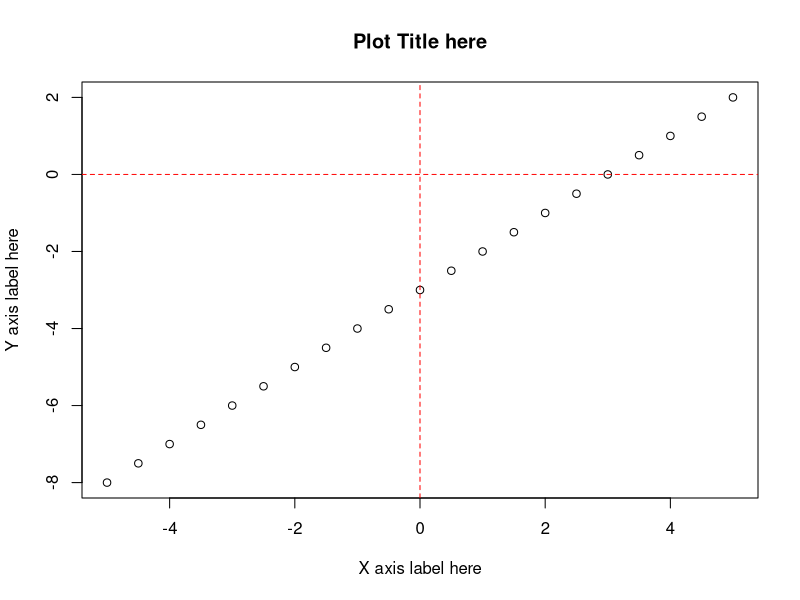
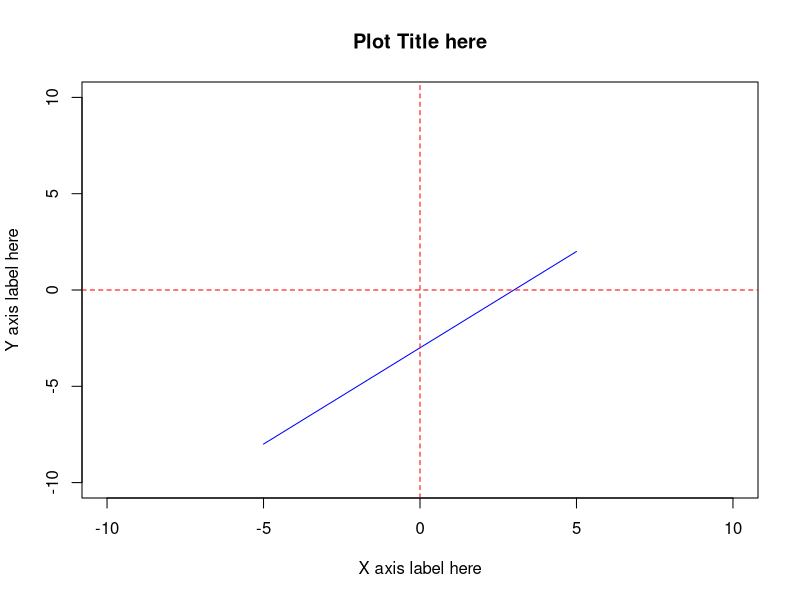
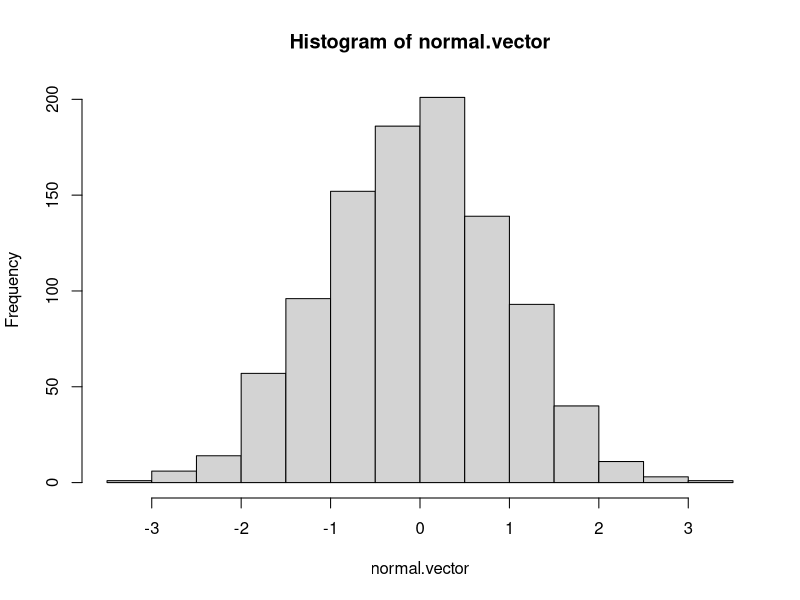
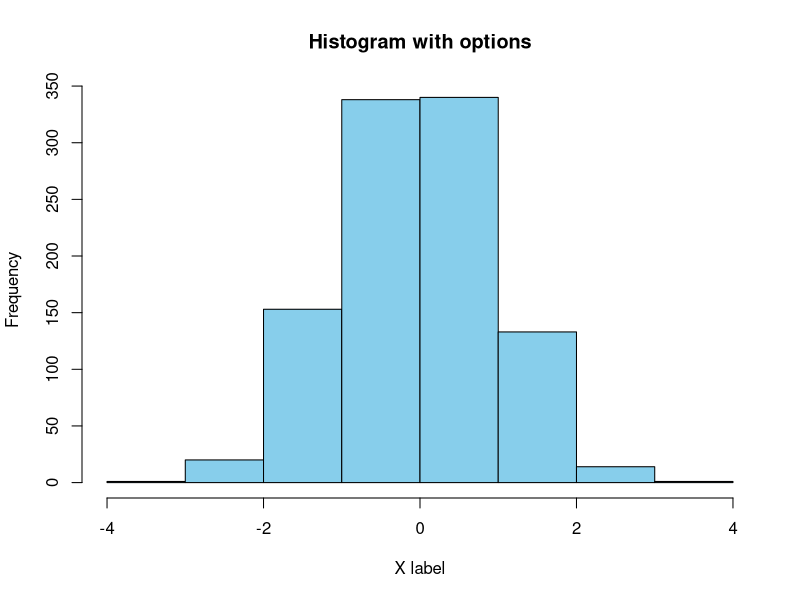
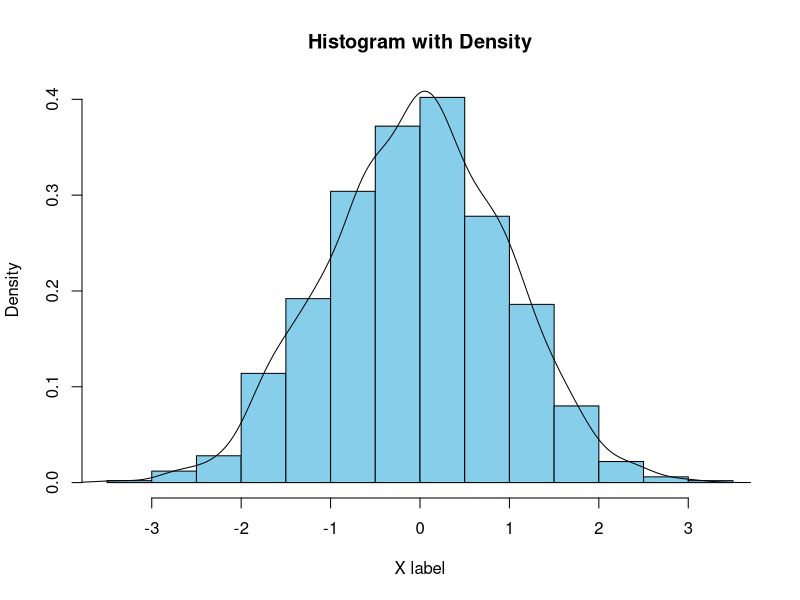
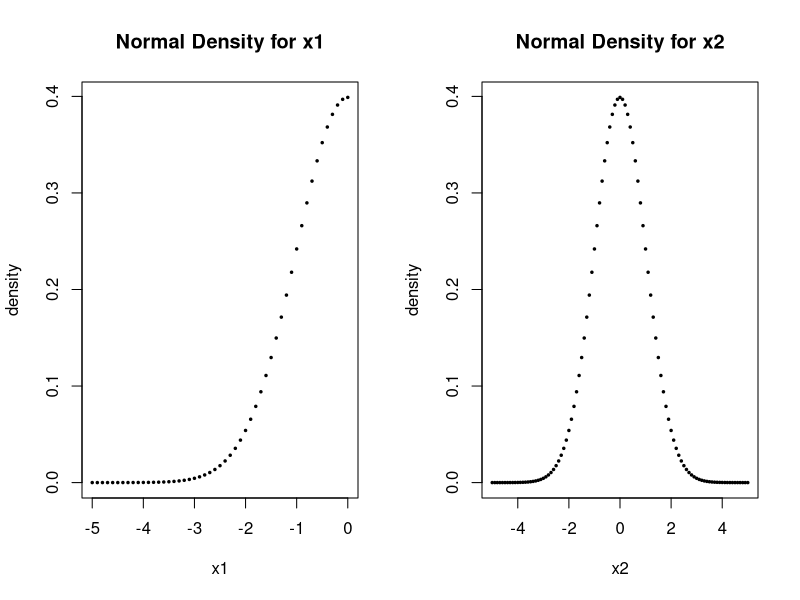
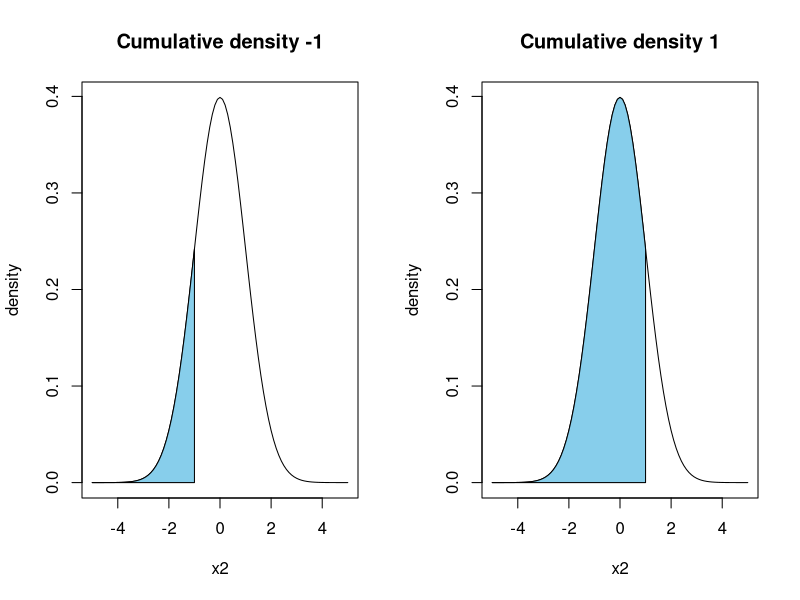
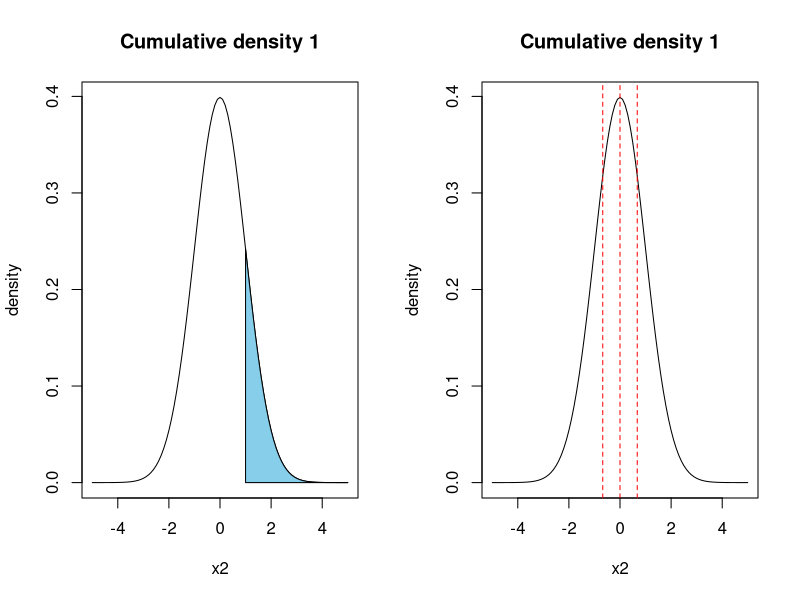

Write R code to recreate these figures, in order.
## ---- chunk 1

x <- seq(-5, 5, by = 0.5) 

y <- x - 3

plot(x, y, 
     xlab = "X axis label here", 
     ylab = "Y axis label here", 
     main = "Plot Title here")

# These two lines draw the red dotted lines marking x = 0, y = 0
# the abline function adds custom lines to the plot generated above
abline(h = 0, lty = 2, col = 'red')
abline(v = 0, lty = 2, col = 'red')

## ---- chunk 2

plot(x, y,                       # input data
     type = 'l',                 # specifying type, 'p' for points 'l' for lines
     xlab = "X axis label here", # x axis label
     ylab = "Y axis label here", # y axis label
     main = "Plot Title here", # main title
     xlim = c(-10,10), # setting range for x
     ylim = c(-10,10), # setting range for y
     col = 'blue')     # set the color for data points 

# col can be a color name defined in R or a color generated by the function rgb()  
# or a code for a color. (google R colors for more help!)

# the abline function adds custom lines to the plot generated above
abline(h = 0, lty = 2, col = 'red')
abline(v = 0, lty = 2, col = 'red')

## ---- chunk 3
normal.vector <- rnorm(1000) 

# rnorm(() generates random points from a normal distribution
# more information about this function will be covered in the next section                     
     
# most basic form
hist(normal.vector)

# adding options

hist(normal.vector,                   # input data
     xlab = "X label",                # x axis label
     main = "Histogram with options", # main title 
     col = "skyblue", # setting the fill color for bars
     breaks = 5) # breaks specifies the number of bins
## ---- chunk 4
hist(normal.vector,                   # input data
     xlab = "X label",                # x axis label
     main = "Histogram with Density", # main title 
     col = "skyblue", # setting the fill color for bars
     probability = TRUE) # Density instead of counts 

lines(density(normal.vector)) # add a density line to the histogram
## ---- chunk 5

# Generate 5 samples drawn from a normal distribution with mean = 0 and sd = 1
rnorm(n = 5, mean = 0, sd = 1)
## ---- chunk 6
par(mfrow = c(1,2)) # setting layout for plots ( 1 x 2 plot window)

x1 <- seq(-5, 0, by = 0.1) 

plot(x1, dnorm(x1, mean = 0,sd = 1),
     ylab = "density", 
     main = "Normal Density for x1",
     pch = 20, cex = 0.5) # pch option changes the style for points 

x2 <- seq(-5, 5, by = 0.1)

plot(x2, dnorm(x2, mean = 0,sd = 1), 
     ylab = "density", 
     main = "Normal Density for x2",
     pch = 20, cex = 0.5) # pch option changes the style for points 


## ---- chunk 7

plot(x2, dnorm(x2, mean = 0,sd = 1), 
     ylab = "density", 
     main = "Cumulative density -1",
     type = 'l')

x_cord <- c(-5,seq(-5,-1, by = 0.1),-1)
y_cord <- c(0,dnorm(seq(-5,-1, by = 0.1)),0)
polygon(x_cord, y_cord, col = 'skyblue')
## ---- chunk 8
pnorm(-1, mean = 0,sd = 1)
## ---- chunk 9
plot(x2, dnorm(x2, mean = 0,sd = 1), 
     ylab = "density", 
     main = "Cumulative density 1",
     type = 'l')

x_cord <- c(-5,seq(-5,1, by = 0.1),1)
y_cord <- c(0,dnorm(seq(-5,1, by = 0.1)),0)
polygon(x_cord, y_cord, col = 'skyblue')
## ---- chunk 10
pnorm(1, mean = 0,sd = 1)
## ---- chunk 11
plot(x2, dnorm(x2, mean = 0,sd = 1), 
     ylab = "density", 
     main = "Cumulative density 1",
     type = 'l')

x_cord <- c(1,seq(1,5, by = 0.1),5)
y_cord <- c(0,dnorm(seq(1,5, by = 0.1)),0)
polygon(x_cord, y_cord, col = 'skyblue')
## ---- chunk 12
pnorm(1, mean = 0,sd = 1, lower.tail = FALSE)
## ---- chunk 13
plot(x2, dnorm(x2, mean = 0,sd = 1), 
     ylab = "density", 
     main = "Cumulative density 1",
     type = 'l')

abline(v = qnorm(0.25), lty = 2, col = 'red')
abline(v = qnorm(0.5), lty = 2, col = 'red')
abline(v = qnorm(0.75), lty = 2, col = 'red')

## ---- chunk 14
qnorm(0.25, mean = 0,sd = 1)  
qnorm(0.5, mean = 0,sd = 1)  
qnorm(0.75, mean = 0,sd = 1)  
## ---- chunk 15
x <- seq(-5, 5, by = 0.5) 

y <- 2 * x

plot(x,y)
abline(v = 0, lty = 2, col = 'red')
abline(h = 0, lty = 2, col = 'red')

x_cord <- c(0,1,2,2)
y_cord <- c(0,2,4,0)
polygon(x_cord, y_cord, col = 'skyblue')
## ---- chunk 16
pnorm_viz <- function(input_value){
    x_range <- seq(-5,5, by = 0.1)
    plot(x_range, dnorm(x_range, mean = 0,sd = 1), 
       ylab = "density", 
       main = "Normal distribution from -5 to 5",
       type = 'l')
    
    poly_sequence <- seq(-5,input_value, by = 0.1)
    x_cord <- c(-5,poly_sequence,input_value)
    y_cord <- c(0,dnorm(poly_sequence),0)
    polygon(x_cord, y_cord, col = 'skyblue')
}
## ---- chunk 17
pnorm_viz(-1.5)
